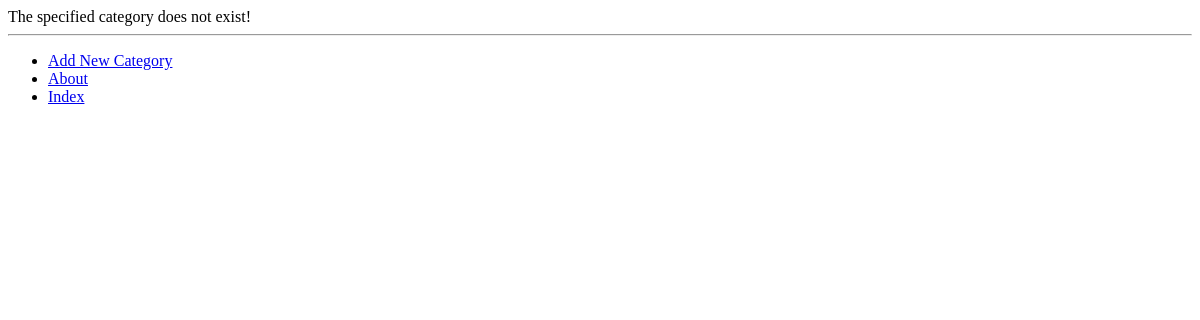
Page /rango/category/test/add_page/ on the earlier database version.
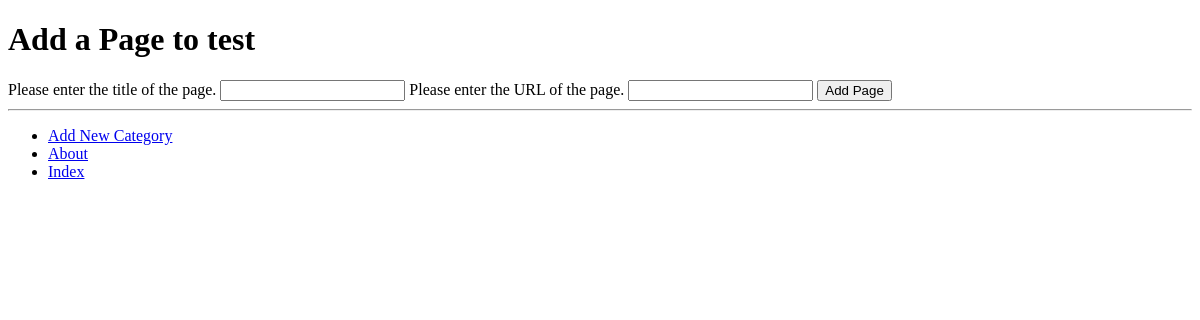
Same page on the later database version.
### rango/models.py (models this page shows, shortened)
class Category(models.Model):
    name = models.CharField(max_length=128, unique=True)
    views = models.IntegerField(default =0)
    likes = models.IntegerField(default =0)
    slug = models.SlugField(unique=True)
    class Meta:
        verbose_name_plural = 'categories'

### rango/views.py (the view, shortened to what this page needs)
# urls.py: url(r'^category/(?P<category_name_slug>[\w\-]+)/add_page/$', views.add_page, name='add_page'),
def add_page(request, category_name_slug):
    try:
        category = Category.objects.get(slug=category_name_slug)
    except Category.DoesNotExist:
        category = None
    form = PageForm()
    context_dict = {'form':form,'category':category}
    return render(request, 'rango/add_page.html', context_dict)

### rango/forms.py (shortened to what this page needs)
class PageForm(forms.ModelForm):
    title = forms.CharField(max_length=128, help_text = "Please enter the title of the page.")
    url = forms.URLField(max_length=200, help_text="Please enter the URL of the page.")
    views = forms.IntegerField(widget=forms.HiddenInput(), initial =0)
    class Meta:
        model = Page
        exclude = ('category',)

### templates/rango/add_page.html (shortened to what this page needs)
{% extends 'rango/base.html' %}
{% load staticfiles %}
{% block body_block %}
	{% if category %}
		<h1>Add a Page to {{ category.name }}</h1>
		<div>
			<form id="page_form" method="post" action="/rango/category/{{ category.slug }}/add_page/">
				{% for field in form.visible_fields %}
					{{ field.help_text}}
					{{ field }}
				{% endfor %}
			<input type="submit" name="submit" value="Add Page" />
			</form>
			{% else %}
				The specified category does not exist!
			{% endif %}
		</div>
{% endblock %}

### templates/rango/base.html (shortened to what this page needs)
<!DOCTYPE html>
{% load staticfiles %}
<html>
	<head>
	</head>
	<body>
			<div>
		{% block body_block %}
		{% endblock %}
		</div>
		<hr />
		<div>
			<ul>
				<li><a href="{% url 'add_category' %}">Add New Category</a></li>
				<li><a href="{% url 'about' %}">About</a></li>
				<li><a href="{% url 'index' %}">Index</a></li>
			</ul>
		</div>
	</body>
</html>

Differences in the rows shown:
added Category: name "test"
Other differences:
form field submit: (not shown) → "Add Page"
text no longer shown: "The specified category does not exist!"
text now shown: "Add a Page to"
new list line: "Please enter the title of the page. "
new list line: "Please enter the URL of the page. "
